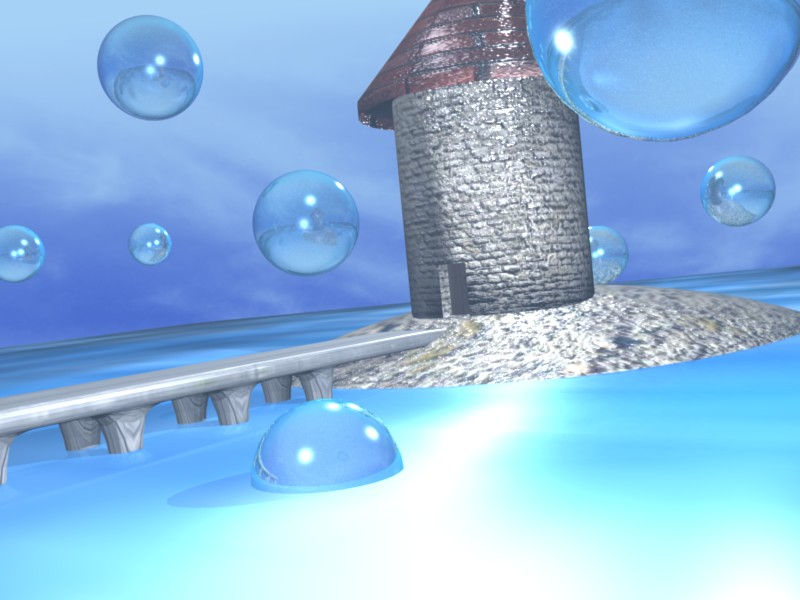
#> input picture Tower.jpg, 800 x 600 px
$ python steganograformerge.py
#> lines starting #> are read from the running program, lines starting #| are printed output that depends on the picture
import imghdr
import os
import sys
from pathlib import Path
from PIL import Image
from PIL import ExifTags

FILE_PATH = Path(__file__).absolute()
FILE_DIR = Path().absolute()


def get_image(image_name, directory=FILE_DIR):
    """
    input: text
    output: Image object
    """
#> called with image_name = 'Tower.jpg'
    image_path = os.path.join(directory, image_name)
    img = Image.open(image_path)
#> img is the input picture: PIL image 800x600 RGB; mean R, G, B 143.5, 186.8, 224.5
    return img


def hide_image(photo, image_to_hide, significant_bits=1):
    """
    Hide image in photo
    photo: Image object
    image: Image object
    1 pixel <==> 1 bit  (Not 3, one color only to choose)
    """

    photo_width = photo.size[0]
    photo_height = photo.size[1]
    image_width = image_to_hide.size[0]
    image_height = image_to_hide.size[1]

    if photo_width < image_width or photo_height < image_height:
        raise OverflowError("not enough space in picture, image will not be hidden entirely.")

    non_significant_bits = 8 - significant_bits
    new_photo = photo.copy()
    for x in range(image_width):
        for y in range(image_height):
            pr, pg, pb = photo.getpixel((x, y))
            ir, ig, ib = image_to_hide.getpixel((x, y))

            # example with 3 most significant bits
            # photo : 10101010 -> shift by 3 to right : 10101 -> shift by 3 to left : 10101000
            # image : 11100000 -> shift by (8-3=5) to right : 111
            # merge the two : 10101000 | 00000111 = 10101111

            nr = ((pr >> significant_bits) << significant_bits) | (ir >> non_significant_bits)
            ng = ((pg >> significant_bits) << significant_bits) | (ig >> non_significant_bits)
            nb = ((pb >> significant_bits) << significant_bits) | (ib >> non_significant_bits)

            new_photo.putpixel((x, y), (nr, ng, nb))

    return new_photo


def save_picture(picture, filename):
    picture.save(filename)


def main():

    photo_name = "Tower.jpg"
    image_name = "text_foobar.jpg"

    photo = get_image(photo_name)
    image = get_image(image_name)
#> call 2 of get_image, with image_name = 'text_foobar.jpg'
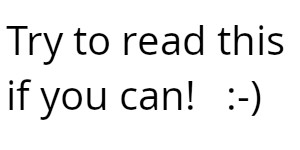
#> input picture text_foobar.jpg, 300 x 150 px
#> in get_image, img is the input picture: PIL image 300x150 RGB; min 0, max 255, mean 236.9

    for significant_bits in range(1, 9):
        new_photo = hide_image(photo, image, significant_bits)
        sb = str(significant_bits)
        save_picture(new_photo, "tower_with_text_" + sb + "_sb.jpg")
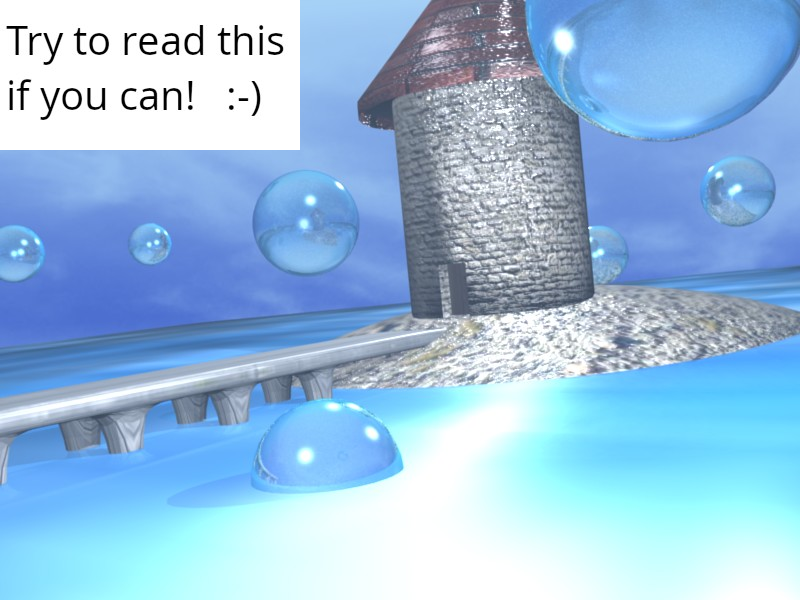
#> new_photo: PIL image 800x600 RGB; mean R, G, B 152.1, 191.2, 224.5


if __name__ == "__main__":
    main()
